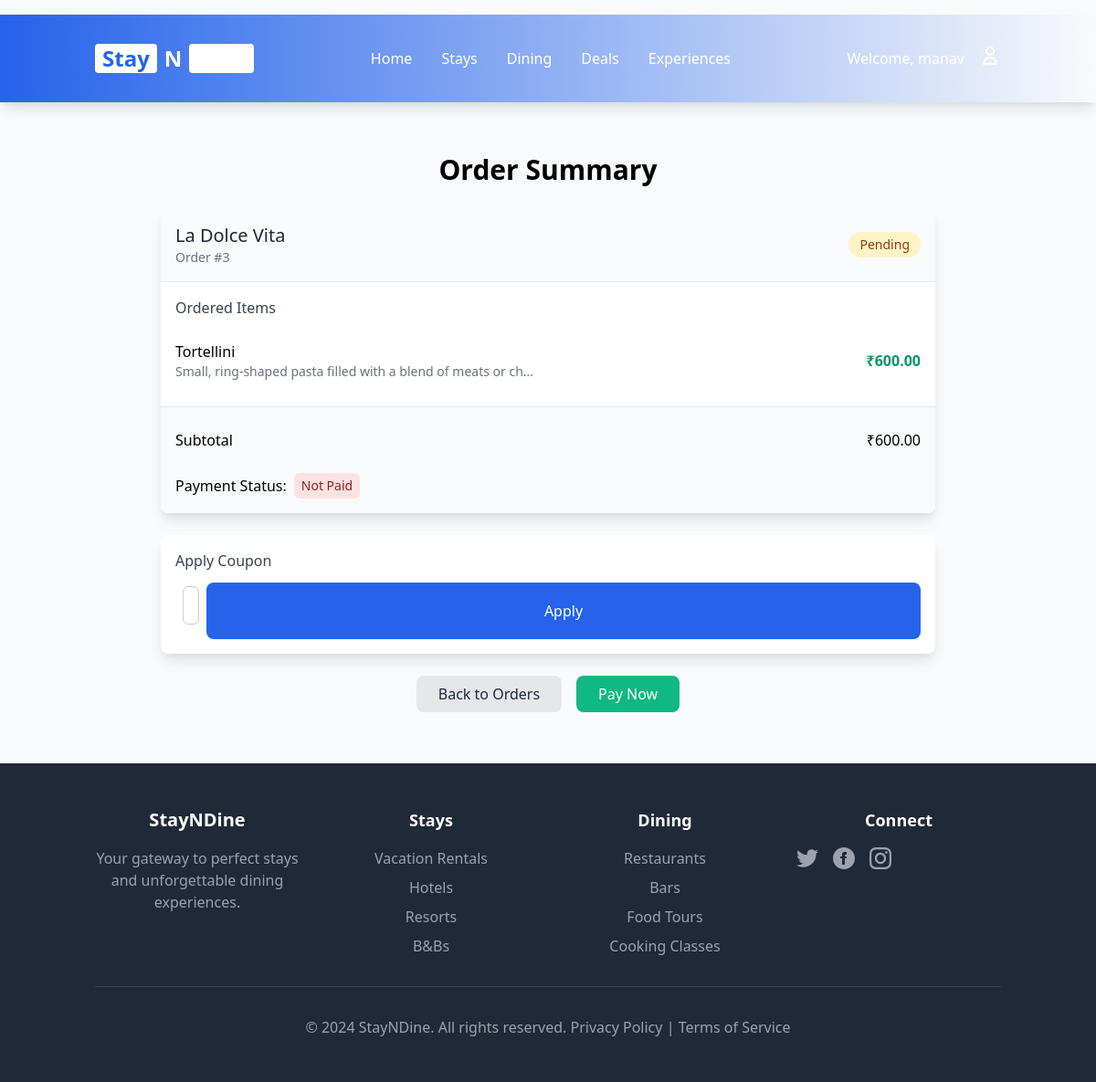
Page /orders/3/ (signed in) on the committed database.
### main/models.py (models this page shows, shortened)
class Order(models.Model):
    STATUS_CHOICES = [
        ('Pending', 'Pending'),
        ('Preparing', 'Preparing'),
        ('Completed', 'Completed'),
        ('Cancelled', 'Cancelled'),
    ]
    user = models.ForeignKey(User, on_delete=models.CASCADE, null=True, blank=True)
    guest_id = models.UUIDField(default=uuid.uuid4, editable=False, null=True, blank=True)
    restaurant = models.ForeignKey(Restaurant, on_delete=models.CASCADE)
    items = models.ManyToManyField(MenuItem)
    status = models.CharField(max_length=20, choices=STATUS_CHOICES, default='Pending')
    total_price = models.DecimalField(max_digits=8, decimal_places=2, default=0.00, editable=False)
    discount_applied = models.DecimalField(max_digits=8, decimal_places=2, default=0.00)
    coupon = models.ForeignKey(Coupon, null=True, blank=True, on_delete=models.SET_NULL)
    created_at = models.DateTimeField(auto_now_add=True)
    def __init__(self, *args, **kwargs):
        super().__init__(*args, **kwargs)
        self.skip_price_calculation = False

class Restaurant(models.Model):
    name = models.CharField(max_length=255)
    location = models.CharField(max_length=255)
    description = models.TextField(blank=True)
    image = models.ImageField(upload_to="restaurants/", blank=True, null=True)

class MenuItem(models.Model):
    restaurant = models.ForeignKey(Restaurant, on_delete=models.CASCADE, related_name="menu_items")
    name = models.CharField(max_length=255)
    price = models.DecimalField(max_digits=10, decimal_places=2, validators=[MinValueValidator(0.01)])
    description = models.TextField(blank=True)
    image = models.ImageField(upload_to="menu_items/", blank=True, null=True)

### main/views.py (the view, shortened to what this page needs)
# urls.py: path('orders/<int:order_id>/', views.order_summary, name='order_summary'),
@login_required
def order_summary(request, order_id):
    order = get_object_or_404(Order, id=order_id, user=request.user)
    return render(request, 'main/order_summary.html', {'order': order})

### hotel_management/urls.py (called while the page is built)
    def __call__(self, request):
        logger.info(f"Received request: {request.method} {request.path}")
        response = self.get_response(request)
        logger.info(f"Response status: {response.status_code}")
        return response

### main/templates/main/order_summary.html (shortened to what this page needs)
{% extends 'main/base.html' %}
{% block content %}
<div class="max-w-4xl mx-auto p-6">
    <h2 class="text-3xl font-semibold mb-6 text-center">Order Summary</h2>
    <div class="bg-white rounded-lg shadow-lg overflow-hidden mb-6">
        <div class="bg-gray-50 p-4 border-b">
            <div class="flex justify-between items-center">
                <div>
                    <h3 class="text-xl font-medium text-gray-800">{{ order.restaurant.name }}</h3>
                    <p class="text-gray-500 text-sm">Order #{{ order.id }}</p>
                </div>
                <span class="px-3 py-1 rounded-full text-sm font-medium
                    {% if order.status == 'Pending' %}bg-yellow-100 text-yellow-800{% endif %}
                ">
                    {{ order.status }}
                </span>
            </div>
        </div>
        <div class="p-4">
            <h4 class="font-medium text-gray-700 mb-3">Ordered Items</h4>
            <div class="divide-y divide-gray-200">
                {% for item in order.items.all %}
                    <div class="py-3 flex justify-between items-center">
                        <div>
                            <p class="font-medium">{{ item.name }}</p>
                            {% if item.description %}
                                <p class="text-sm text-gray-500">{{ item.description|truncatechars:60 }}</p>
                            {% endif %}
                        </div>
                        <p class="font-semibold text-green-600">₹{{ item.price }}</p>
                    </div>
                {% endfor %}
            </div>
        </div>
        <div class="p-4 bg-gray-50 border-t">
            <div class="flex justify-between py-2">
                <span>Subtotal</span>
                <span>₹{{ order.total_price }}</span>
            </div>
            <div class="mt-4">
                <p class="flex items-center">
                    <span class="mr-2">Payment Status:</span>
                    <span class="px-2 py-1 bg-red-100 text-red-800 rounded-md text-sm">Not Paid</span>
                </p>
            </div>
        </div>
    </div>
    <div class="bg-white rounded-lg shadow-lg overflow-hidden mb-6">
        <div class="p-4">
            <h4 class="font-medium text-gray-700 mb-3">Apply Coupon</h4>
            {% if user.is_authenticated %}
                <form method="post" class="flex space-x-2">
                    <input type="text" name="code" placeholder="Enter coupon code"
                           class="flex-1 border border-gray-300 rounded px-3 py-2 focus:outline-none focus:ring-2 focus:ring-blue-500">
                    <button type="submit"
                            class="bg-blue-500 hover:bg-blue-600 text-white px-4 py-2 rounded transition-colors">
                        Apply
                    </button>
                </form>
            {% else %}
                <p class="text-gray-500">Please <a href="{% url 'login' %}" class="text-blue-500 hover:underline">login</a> to use coupons.</p>
            {% endif %}
        </div>
    </div>
    <div class="flex justify-center space-x-4">
        <a href="{% url 'order_history' %}"
        class="bg-gray-200 hover:bg-gray-300 text-gray-800 px-6 py-2 rounded-lg transition-colors">
            Back to Orders
        </a>
        <a href="{% url 'checkout' order.id %}"
        class="bg-green-500 hover:bg-green-600 text-white px-6 py-2 rounded-lg transition-colors">
            Pay Now
        </a>
    </div>
</div>
{% endblock %}

### main/templates/main/base.html (shortened to what this page needs)
{% load static %}
<!DOCTYPE html>
<html lang="en">
<head>
    <link rel="stylesheet" href="{% static 'main/styles.css' %}">
    <link href="https://cdn.jsdelivr.net/npm/tailwindcss@2.2.19/dist/tailwind.min.css" rel="stylesheet">
</head>
<body class="bg-gray-50 flex flex-col min-h-screen">
    <nav class="bg-gradient-to-r from-blue-600 to-orange-500 text-white shadow-lg">
        <div class="container mx-auto px-4">
            <div class="flex justify-between items-center h-16">
                <div class="flex-shrink-0">
                    <a href="/" class="text-2xl font-bold text-white flex items-center">
                        <span class="bg-white text-blue-600 px-2 rounded mr-2">Stay</span>
                        <span class="text-orange-400">N</span>
                        <span class="bg-white text-orange-600 px-2 rounded ml-2">Dine</span>
                    </a>
                </div>
                <div class="hidden md:flex space-x-8">
                    <a href="/" class="text-white hover:text-blue-200 transition duration-300">Home</a>
                    <a href="#stays" class="text-white hover:text-blue-200 transition duration-300">Stays</a>
                    <a href="/restaurants" class="text-white hover:text-orange-200 transition duration-300">Dining</a>
                    <a href="#deals" class="text-white hover:text-purple-200 transition duration-300">Deals</a>
                    <a href="#experiences" class="text-white hover:text-green-200 transition duration-300">Experiences</a>
                </div>
                <div class="hidden md:flex items-center space-x-4">
                    {% if user.is_authenticated %}
                        <span class="text-white">Welcome, {{ user.username }}</span>
                        <div class="relative group">
                            <button class="text-white hover:text-blue-200 transition duration-300">
                                <svg class="w-6 h-6" fill="none" stroke="currentColor" viewBox="0 0 24 24">
                                    <path stroke-linecap="round" stroke-linejoin="round" stroke-width="2" d="M16 7a4 4 0 11-8 0 4 4 0 018 0zM12 14a7 7 0 00-7 7h14a7 7 0 00-7-7z"></path>
                                </svg>
                            </button>
                        </div>
                    {% else %}
                        <a href="{% url 'login' %}" class="text-white hover:text-blue-200 transition duration-300">Login</a>
                        <a href="{% url 'register' %}" class="bg-white text-blue-600 px-4 py-2 rounded-full hover:bg-blue-100 transition duration-300">Sign Up</a>
                    {% endif %}
                </div>
            </div>
        </div>
    </nav>
    <main class="flex-grow">
        <div class="container mx-auto px-4 py-8">
            {% block content %}{% endblock %}
        </div>
    </main>
    <footer class="bg-gray-800 text-white py-8 mt-auto">
        <div class="container mx-auto px-4">
            <div class="grid grid-cols-1 md:grid-cols-4 gap-8">
                <div>
                    <h3 class="text-xl font-bold mb-4">StayNDine</h3>
                    <p class="text-gray-400">Your gateway to perfect stays and unforgettable dining experiences.</p>
                </div>
                <div>
                    <h4 class="text-lg font-semibold mb-4">Stays</h4>
                    <ul class="space-y-2">
                        <li><a href="#" class="text-gray-400 hover:text-white transition duration-300">Vacation Rentals</a></li>
                        <li><a href="#" class="text-gray-400 hover:text-white transition duration-300">Hotels</a></li>
                        <li><a href="#" class="text-gray-400 hover:text-white transition duration-300">Resorts</a></li>
                        <li><a href="#" class="text-gray-400 hover:text-white transition duration-300">B&Bs</a></li>
                    </ul>
                </div>
                <div>
                    <h4 class="text-lg font-semibold mb-4">Dining</h4>
                    <ul class="space-y-2">
                        <li><a href="#" class="text-gray-400 hover:text-white transition duration-300">Restaurants</a></li>
                        <li><a href="#" class="text-gray-400 hover:text-white transition duration-300">Bars</a></li>
                        <li><a href="#" class="text-gray-400 hover:text-white transition duration-300">Food Tours</a></li>
                        <li><a href="#" class="text-gray-400 hover:text-white transition duration-300">Cooking Classes</a></li>
                    </ul>
                </div>
                <div>
                    <h4 class="text-lg font-semibold mb-4">Connect</h4>
                    <div class="flex space-x-4">
                        <a href="#" class="text-gray-400 hover:text-white transition duration-300">
                        </a>
                        <a href="#" class="text-gray-400 hover:text-white transition duration-300">
                            <svg class="w-6 h-6" fill="currentColor" viewBox="0 0 24 24"><path d="M12 0c-6.627 0-12 5.373-12 12s5.373 12 12 12 12-5.373 12-12-5.373-12-12-12zm3 8h-1.35c-.538 0-.65.221-.65.778v1.222h2l-.209 2h-1.791v7h-3v-7h-2v-2h2v-2.308c0-1.769.931-2.692 3.029-2.692h1.971v3z"/></svg>
                        </a>
                        <a href="#" class="text-gray-400 hover:text-white transition duration-300">
                        </a>
                    </div>
                </div>
            </div>
            <div class="mt-8 border-t border-gray-700 pt-8 text-center text-gray-400">
                <p>&copy; 2024 StayNDine. All rights reserved.
                    <a href="#" class="hover:text-white">Privacy Policy</a> |
                    <a href="#" class="hover:text-white">Terms of Service</a>
                </p>
            </div>
        </div>
    </footer>
</body>
</html>

### main/static/main/styles.css (style rules this page uses)
body { font-family: 'Segoe UI', Tahoma, Geneva, Verdana, sans-serif; margin: 0; padding: 0; background-color: #f7f7f7; }
nav { display: flex; flex-wrap: wrap; justify-content: center; gap: 1rem; margin-top: 1rem; }
nav a { color: white; text-decoration: none; font-weight: 500; }
.container { padding: 1rem; max-width: 960px; margin: auto; }
footer { text-align: center; padding: 1rem; margin-top: 2rem; background-color: #f1f1f1; }
form input, form select, form textarea { width: 100%; padding: 0.6rem; margin-top: 0.25rem; margin-bottom: 1rem; border: 1px solid #ccc; border-radius: 0.375rem; }
form button.btn, form .bg-blue-500 { width: 100%; background-color: #2563eb; color: white; padding: 0.75rem; border: none; border-radius: 0.5rem; cursor: pointer; }
form input[type="text"] { border: 1px solid #ccc; padding: 0.5rem; width: 100%; margin-bottom: 1rem; border-radius: 0.375rem; }

### rows in the picture
Order: restaurant.name "La Dolce Vita", id "3", status "Pending", total_price "600.00"
MenuItem: name "Tortellini", description "Small, ring-shaped pasta filled with a blend of meats or ch…", price "600.00"

### other values in the picture
{{ user.username }} "manav"
